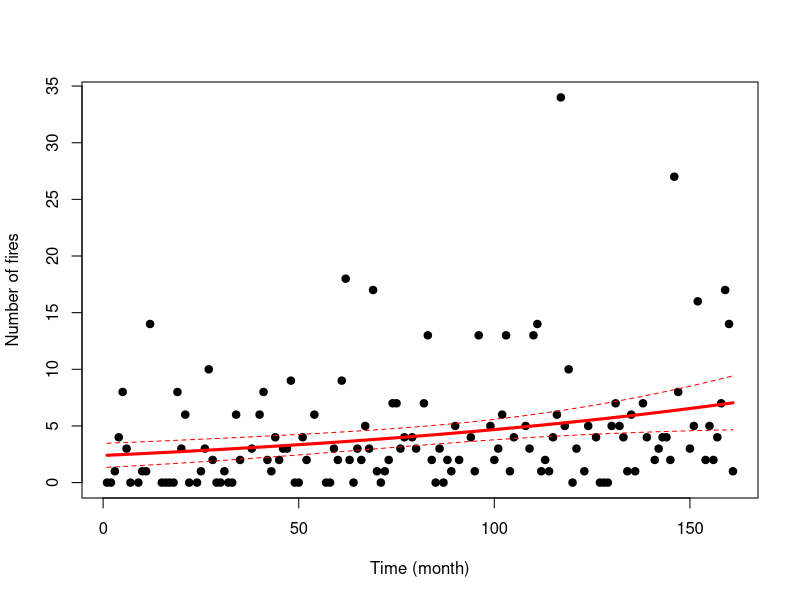

The R script that drew this image:
TAB<-read.table("Fire_site_minus119.25plus48.75.txt", sep="\t", header=T)
Time<-1:nrow(TAB)

X=Time
Y=TAB$NumberFires
DATA<-data.frame(X,Y)
DATA<-na.omit(DATA)

par(mfrow=c(1,1))
plot(X,Y, xlab="Time (month)", ylab="Number of fires", pch=19)
Mod<-glm(Y~X, data=DATA, family="quasipoisson")
summary(Mod)
Pred<-predict(Mod,se.fit=T, type="response")
lines(DATA$X,Pred$fit, col="red", lwd=3)
lines(DATA$X,Pred$fit-1.96*Pred$se.fit, col="red", lwd=1, lty=2)
lines(DATA$X,Pred$fit+1.96*Pred$se.fit, col="red", lwd=1, lty=2)

library(MASS)

Model_nb<-glm.nb(Y~X, data=DATA)
summary(Model_nb)
